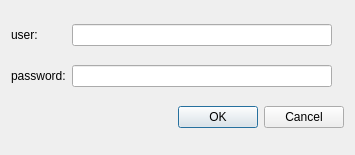
<?xml version="1.0" encoding="UTF-8"?>
<ui version="4.0">
 <class>Dialog</class>
 <widget class="QDialog" name="Dialog">
  <property name="geometry">
   <rect>
    <x>0</x>
    <y>0</y>
    <width>355</width>
    <height>155</height>
   </rect>
  </property>
  <property name="windowTitle">
   <string>Dialog</string>
  </property>
  <layout class="QGridLayout" name="gridLayout">
   <item row="0" column="0">
    <widget class="QLabel" name="label_user">
     <property name="text">
      <string>user:</string>
     </property>
    </widget>
   </item>
   <item row="2" column="1" colspan="3">
    <widget class="QDialogButtonBox" name="buttonBox">
     <property name="orientation">
      <enum>Qt::Horizontal</enum>
     </property>
     <property name="standardButtons">
      <set>QDialogButtonBox::Cancel|QDialogButtonBox::Ok</set>
     </property>
    </widget>
   </item>
   <item row="1" column="0">
    <widget class="QLabel" name="label_pw">
     <property name="text">
      <string>password:</string>
     </property>
    </widget>
   </item>
   <item row="1" column="1">
    <widget class="QLineEdit" name="lineEdit_pw"/>
   </item>
   <item row="0" column="1">
    <widget class="QLineEdit" name="lineEdit_user">
     <property name="readOnly">
      <bool>true</bool>
     </property>
    </widget>
   </item>
  </layout>
 </widget>
 <resources/>
 <connections>
  <connection>
   <sender>buttonBox</sender>
   <signal>accepted()</signal>
   <receiver>Dialog</receiver>
   <slot>accept()</slot>
   <hints>
    <hint type="sourcelabel">
     <x>248</x>
     <y>254</y>
    </hint>
    <hint type="destinationlabel">
     <x>157</x>
     <y>274</y>
    </hint>
   </hints>
  </connection>
  <connection>
   <sender>buttonBox</sender>
   <signal>rejected()</signal>
   <receiver>Dialog</receiver>
   <slot>reject()</slot>
   <hints>
    <hint type="sourcelabel">
     <x>316</x>
     <y>260</y>
    </hint>
    <hint type="destinationlabel">
     <x>286</x>
     <y>274</y>
    </hint>
   </hints>
  </connection>
 </connections>
</ui>
